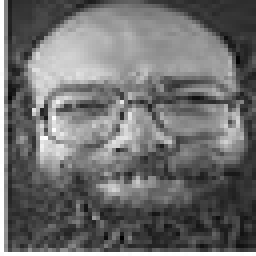
#> input picture Face Recognize/data/18_1.jpg, 64 x 64 px (shown 4 times larger); its folder holds 3 pictures in this run
$ jupyter execute Eigenfaces.ipynb
#> lines starting #> are read from the running program, lines starting #| are printed output that depends on the picture
1. Import libraries

[cell 1]
from matplotlib import pyplot as plt
from matplotlib.image import imread
import numpy as np
import os

[cell 2]
import numpy as np
import os
from PIL import Image
from sklearn.metrics.pairwise import cosine_similarity
import re
import matplotlib.pyplot as plt
from sklearn.decomposition import PCA

def load_images_from_folder(folder):
#> called with folder = 'data'
    images = []
    labels = []
    for filename in os.listdir(folder):
        if filename.endswith('.jpg'):
            img_path = os.path.join(folder, filename)
            img = Image.open(img_path).convert('L').resize((64, 64))  # 转换为灰度图并调整大小
            img_array = np.array(img).flatten()  # 展开为一维向量
#> img_array = 4096 values, max 255 at index 0, min 0 at index 3806, mean 110.8
            person_id = int(re.split(r'[_.]', filename)[0])
            images.append(img_array)
            labels.append(person_id)

    return np.array(images), np.array(labels)

# 加载数据
X, y = load_images_from_folder('data')
#> y = [18, 18, 18]

# 将数据划分为训练集和测试集
from sklearn.model_selection import train_test_split
X_train, X_test, y_train, y_test = train_test_split(X, y, test_size=0.2, random_state=42)
#> y_train = [18, 18]; y_test = [18]

# 计算平均脸
mean_face = np.mean(X_train, axis=0)
#> mean_face = 4096 values, max 255 at index 64, min 5 at index 1666, mean 119

# 去均值人脸
X_train_centered = X_train - mean_face

# 计算 X.T * X
cov_matrix = np.dot(X_train_centered.T, X_train_centered)
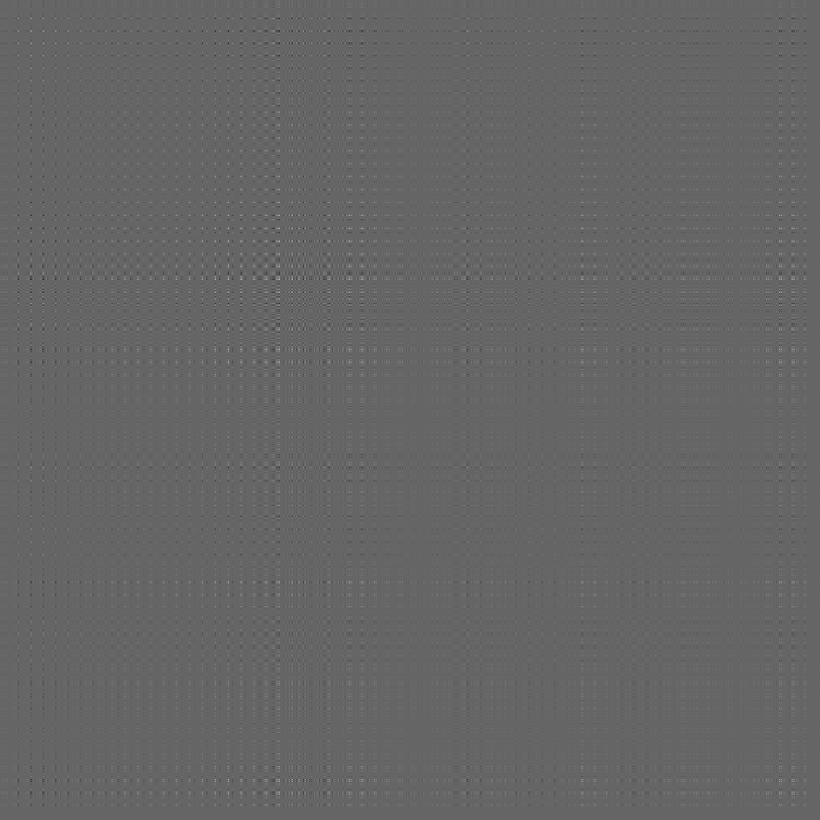
#> cov_matrix: shape (4096, 4096) float64 (shown at 1/5 size); min -11377.5, max 17112.5, mean 24.4; drawn with min black and max white

# 计算特征值和特征向量
eigenvalues, eigenvectors = np.linalg.eigh(cov_matrix)
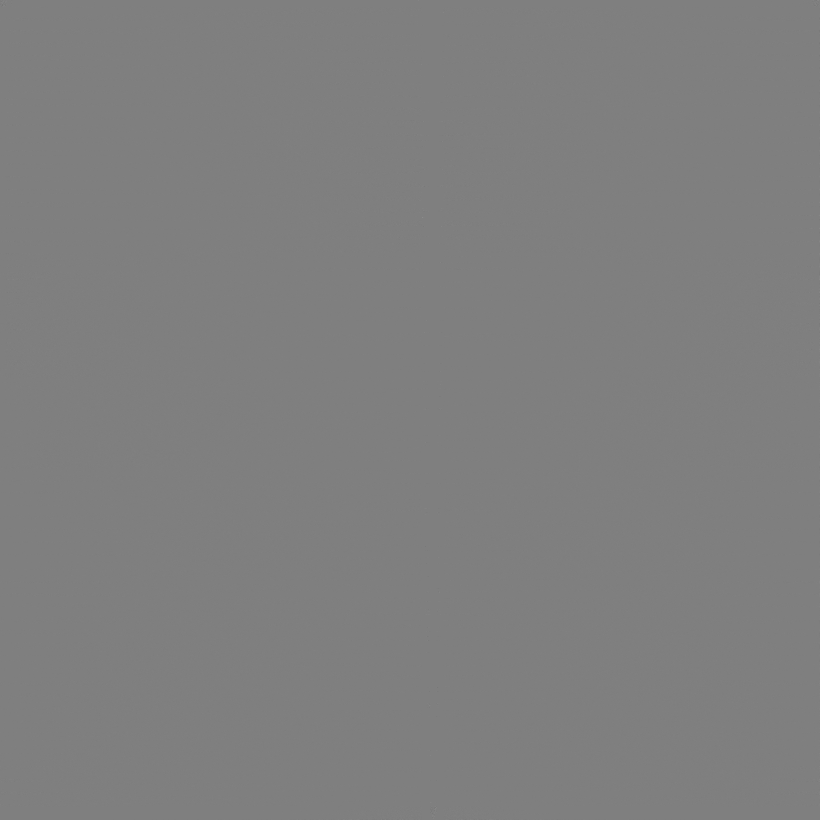
#> eigenvectors: shape (4096, 4096) float64 (shown at 1/5 size); min -1, max 1, mean 4.1e-06; drawn with min black and max white
#> eigenvalues = 4096 values from -2.24e-09 to 2989190.5

# 选择前 k 个特征向量
k = 50
top_eigenvectors = eigenvectors[:, -k:]

# 计算每个图片向量的坐标
X_train_pca = np.dot(X_train_centered, top_eigenvectors)

# 输入新图片进行测试并计算新图片的坐标
def project_face(face_vector):
    face_centered = face_vector - mean_face
    return np.dot(face_centered, top_eigenvectors)

def recognize_face(test_face):
    test_face_pca = project_face(test_face)
    similarities = cosine_similarity(X_train_pca, [test_face_pca])
    most_similar_index = np.argmax(similarities)
    return y_train[most_similar_index]

# 可视化 1：平均脸
plt.figure(figsize=(8, 8))
plt.imshow(mean_face.reshape(64, 64), cmap='gray')
plt.title("Mean Face")
plt.show()
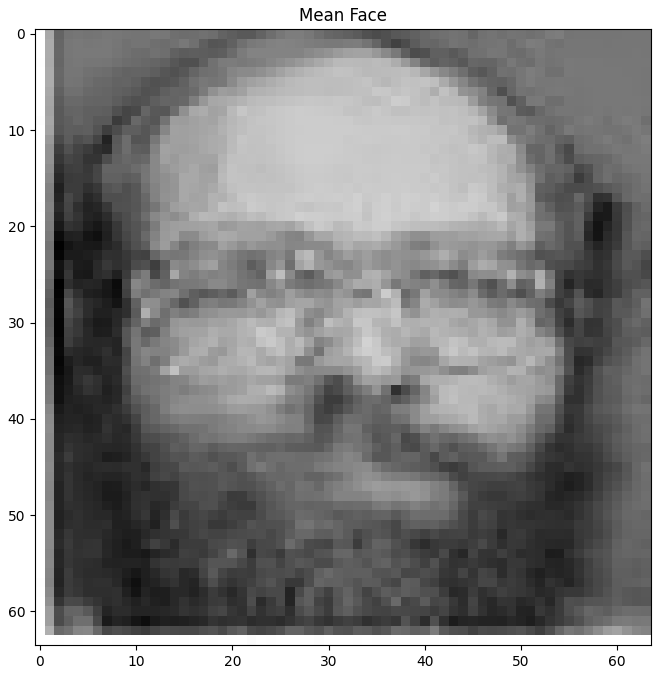
#> figure drawn by matplotlib, 1 panel

# 可视化 2：前几个特征脸 (Top Eigenfaces)
eigenfaces = top_eigenvectors.T.reshape((k, 64, 64))
fig, axes = plt.subplots(5, 10, figsize=(15, 8), subplot_kw={'xticks':[], 'yticks':[]})
for i, ax in enumerate(axes.flat):
    ax.imshow(eigenfaces[i], cmap='gray')
    ax.set_title(f"Eigenface {i+1}")
plt.show()

# 可视化 3：降维后的数据分布 (PCA Projection)
pca = PCA(n_components=2)
X_train_2d = pca.fit_transform(X_train_pca)
plt.figure(figsize=(8, 8))
scatter = plt.scatter(X_train_2d[:, 0], X_train_2d[:, 1], c=y_train, cmap='jet', alpha=0.7)
plt.colorbar(scatter)
plt.title("PCA Projection of Training Data")
plt.xlabel("Principal Component 1")
plt.ylabel("Principal Component 2")
plt.show()

# 可视化 4：测试图片与识别结果对比 (Test Image vs. Recognized Image)
def visualize_test_results(X_test, y_test, mean_face, top_eigenvectors, X_train_pca, y_train):
    fig, axes = plt.subplots(2, 5, figsize=(15, 6), subplot_kw={'xticks':[], 'yticks':[]})
    for i in range(5):
        test_face = X_test[i]
        prediction = recognize_face(test_face)

        # 显示测试图片
        axes[0, i].imshow(test_face.reshape(64, 64), cmap='gray')
        axes[0, i].set_title(f"Test Image {i+1}\nTrue Label: {y_test[i]}")

        # 显示识别出的最相似训练图片
        most_similar_train_face = X_train[np.where(y_train == prediction)[0][0]]
        axes[1, i].imshow(most_similar_train_face.reshape(64, 64), cmap='gray')
        axes[1, i].set_title(f"Recognized as {prediction}")

    plt.show()

# 调用函数显示测试结果对比
visualize_test_results(X_test, y_test, mean_face, top_eigenvectors, X_train_pca, y_train)

# 测试模型准确性
correct = 0
for i, test_face in enumerate(X_test):
    prediction = recognize_face(test_face)
    if prediction == y_test[i]:
        correct += 1

accuracy = correct / len(X_test)
print(f"Accuracy: {accuracy:.2f}")
